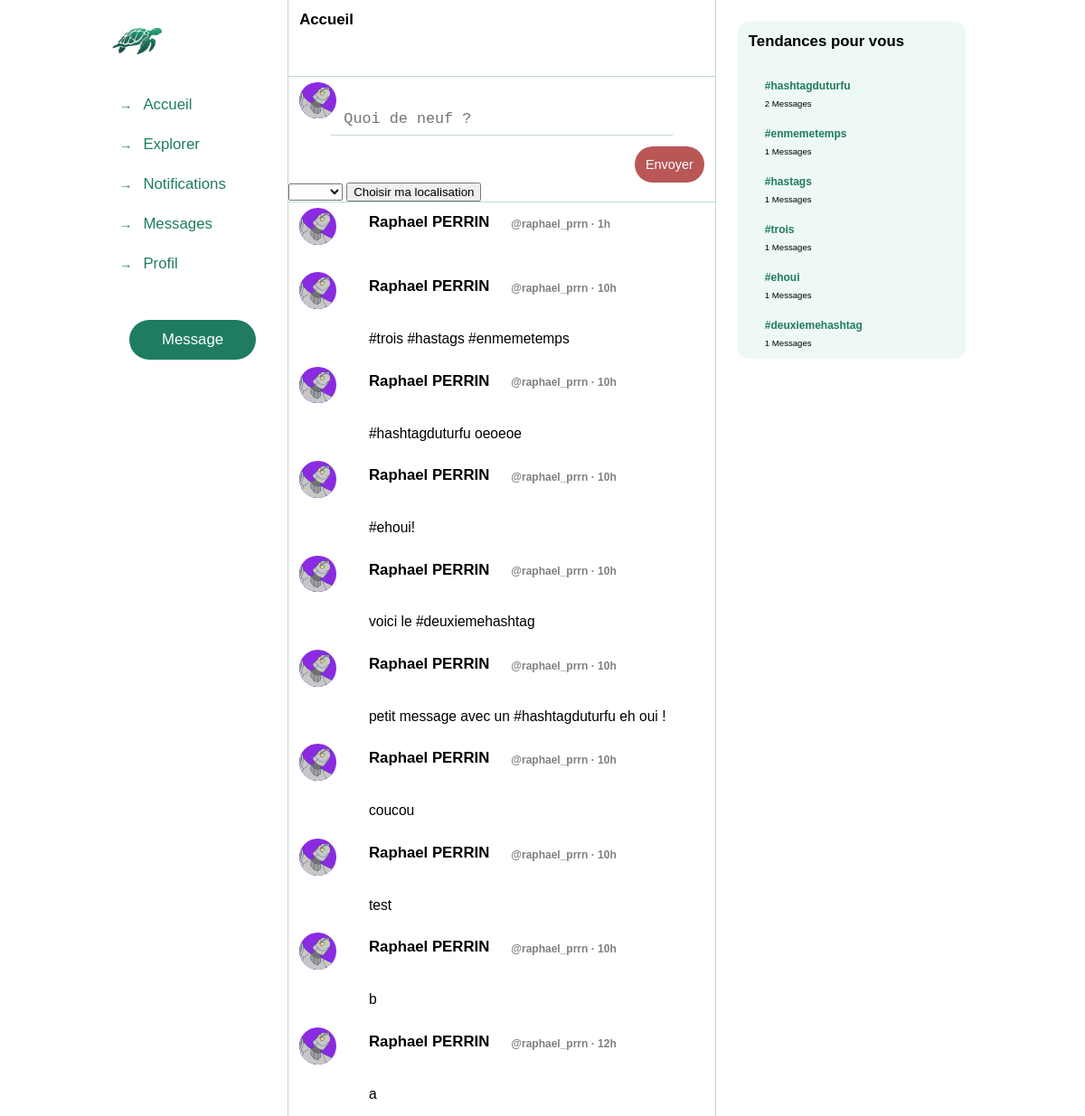
/index.php (signed in), run on the app's committed database.
### tables this page shows
CREATE TABLE `message` (
  `id` int(11) NOT NULL,
  `auteur_username` varchar(30) NOT NULL,
  `date` datetime NOT NULL,
  `contenu` text NOT NULL,
  `localisation` varchar(100) DEFAULT NULL,
  `image` varchar(255) DEFAULT NULL
);

CREATE TABLE `utilisateur` (
  `username` varchar(30) NOT NULL,
  `nom` varchar(30) DEFAULT NULL,
  `prenom` varchar(30) DEFAULT NULL,
  `date_de_naissance` date DEFAULT NULL,
  `mot_de_passe` varchar(100) DEFAULT NULL,
  `avatar` blob DEFAULT NULL,
  `organisation` tinyint(1) DEFAULT NULL
);

### PageParts/Messages.php (the view, shortened to what this page needs)
<?php
function mainMessages($loginStatus) {
        global $conn;
    if(isset($_GET['tag'])){
        $tag = $_GET['tag'];
        $query = "SELECT DISTINCT message.*, utilisateur.nom, utilisateur.prenom, utilisateur.username FROM message JOIN hashtag ON message.id = hashtag.message_id JOIN utilisateur ON message.auteur_username=utilisateur.username WHERE message.contenu like '%$tag%' OR hashtag.tag = '$tag' ORDER BY message.date DESC";
    } else {
        if($loginStatus[0]) {
            $query = "SELECT message.*, utilisateur.nom, utilisateur.prenom, utilisateur.username FROM message JOIN utilisateur ON message.auteur_username=utilisateur.username ORDER BY message.date DESC";
        }
    }
        $result = $conn->query($query);
        if($result) {
            displayContent($result);
        }
}
function displayContent($result) {
    while($row = $result->fetch_assoc()) {
        $auteur_username = $row['auteur_username'];
        $contenu = $row['contenu'];
        $date = $row['date'];
        $timestamp = strtotime($date);
        $diff = date_diff(new DateTime("@$timestamp"), new DateTime());
        $days = $diff->d;
        $hours = $diff->h;
        $minutes = $diff->i;
        $seconds = $diff->s;
        if ($days > 0) {
            $diff = $days."j";
        } elseif ($hours > 0) {
            $diff = $hours."h";
        } elseif ($minutes > 0) {
            $diff = $minutes."m";
        } else {
            $diff = $seconds."s";
        }
        ?>
        <div class="message">
            <a href = "profil.php">
                <img class = "AvatarMessage" src = "./images/titan.png">
            </a>
            <div class = "tweet-content">
                <div class = "tweet-header">
                    <h1 class="name"><?php echo $row["prenom"] . ' ' . $row["nom"]; ?></h1>
                    <?php
                    echo '<h1 class = "tweet-information">'. ' @' . $auteur_username . ' · ' . $diff . '</h1>'; ?>
                </div>
                <div class = "tweet-content">
                    <?php echo'<p>' . $contenu . '</p>'; ?>
                </div>
            </div>
        </div>
<?php
    }
}
    ?>

### css/stylesheet.css (style rules this page uses)
body { margin: 0; }
.message { display: flex; }
.AvatarMessage { width: 50px; height: 50px; border-radius: 50%; }
.tweet-header { display: flex; width: 100%; }
.tweet-information { margin-top: 0.4vw; font-family: Arial, sans-serif; font-size: 1vw; color: gray; }
.tweet-content { padding-left: 1vw; font-family: Arial, sans-serif; font-size: 1.3vw; }
h1 { box-sizing: border-box; padding: 1vw; margin-top: 0; font-size: 1.4vw; font-family: "Plus Jakarta Sans", sans-serif; text-align: left; }
.AvatarMessage { width: 3.4vw; height: 3.4vw; margin: 0.5vw 1vw 1vw; border-radius: 50%; background-color: blueviolet; }

### data on the page
message: auteur_username.prenom "Raphael", auteur_username.nom "PERRIN", auteur_username "raphael_prrn", date "1h"
message: auteur_username.prenom "Raphael", auteur_username.nom "PERRIN", auteur_username "raphael_prrn", date "10h", contenu "#trois #hastags #enmemetemps"
message: auteur_username.prenom "Raphael", auteur_username.nom "PERRIN", auteur_username "raphael_prrn", date "10h", contenu "#hashtagduturfu oeoeoe"
message: auteur_username.prenom "Raphael", auteur_username.nom "PERRIN", auteur_username "raphael_prrn", date "10h", contenu "#ehoui!"
message: auteur_username.prenom "Raphael", auteur_username.nom "PERRIN", auteur_username "raphael_prrn", date "10h", contenu "voici le #deuxiemehashtag"
message: auteur_username.prenom "Raphael", auteur_username.nom "PERRIN", auteur_username "raphael_prrn", date "10h", contenu "petit message avec un #hashtagduturfu eh oui !"
message: auteur_username.prenom "Raphael", auteur_username.nom "PERRIN", auteur_username "raphael_prrn", date "10h", contenu "coucou"
message: auteur_username.prenom "Raphael", auteur_username.nom "PERRIN", auteur_username "raphael_prrn", date "10h", contenu "test"
message: auteur_username.prenom "Raphael", auteur_username.nom "PERRIN", auteur_username "raphael_prrn", date "10h", contenu "b"
message: auteur_username.prenom "Raphael", auteur_username.nom "PERRIN", auteur_username "raphael_prrn", date "12h", contenu "a"

### other printed values
$row['tag'] "hashtagduturfu"
$row['count'] "2"
$row['tag'] "enmemetemps"
$row['count'] "1"
$row['tag'] "hastags"
$row['tag'] "trois"
$row['tag'] "ehoui"
$row['tag'] "deuxiemehashtag"
